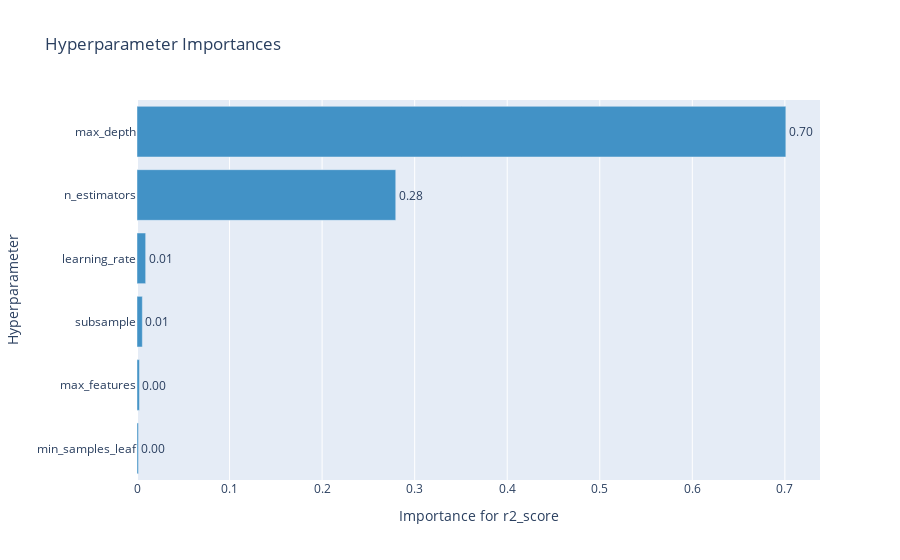

Notebook cell for this chart:
### Markdown cell above
График важности гиперпараметров - помогает понять, какие гиперпараметры вносят больший вклад в минимизацию/максимизацию метрики.

### Code cell
optuna.visualization.plot_param_importances(study_gb, target_name="r2_score")

### Figure 1 — Plotly figure (JSON) as saved in the notebook; plotly's stock layout.template omitted (floating-point values rounded to 4 significant figures)
{"data": [{"cliponaxis": false, "hovertemplate": ["min_samples_leaf (IntUniformDistribution): 0.0015727627044954703<extra></extra>", "max_features (CategoricalDistribution): 0.0026523763932196007<extra></extra>", "subsample (DiscreteUniformDistribution): 0.005777378076025859<extra></extra>", "learning_rate (DiscreteUniformDistribution): 0.009362955072144939<extra></extra>", "n_estimators (IntUniformDistribution): 0.279571772874643<extra></extra>", "max_depth (IntUniformDistribution): 0.701062754879471<extra></extra>"], "marker": {"color": "rgb(66,146,198)"}, "orientation": "h", "text": ["0.0015727627044954703", "0.0026523763932196007", "0.005777378076025859", "0.009362955072144939", "0.279571772874643", "0.701062754879471"], "textposition": "outside", "texttemplate": "%{text:.2f}", "type": "bar", "x": [0.001573, 0.002652, 0.005777, 0.009363, 0.2796, 0.7011], "y": ["min_samples_leaf", "max_features", "subsample", "learning_rate", "n_estimators", "max_depth"]}], "layout": {"showlegend": false, "title": {"text": "Hyperparameter Importances"}, "xaxis": {"title": {"text": "Importance for r2_score"}}, "yaxis": {"title": {"text": "Hyperparameter"}}}}
